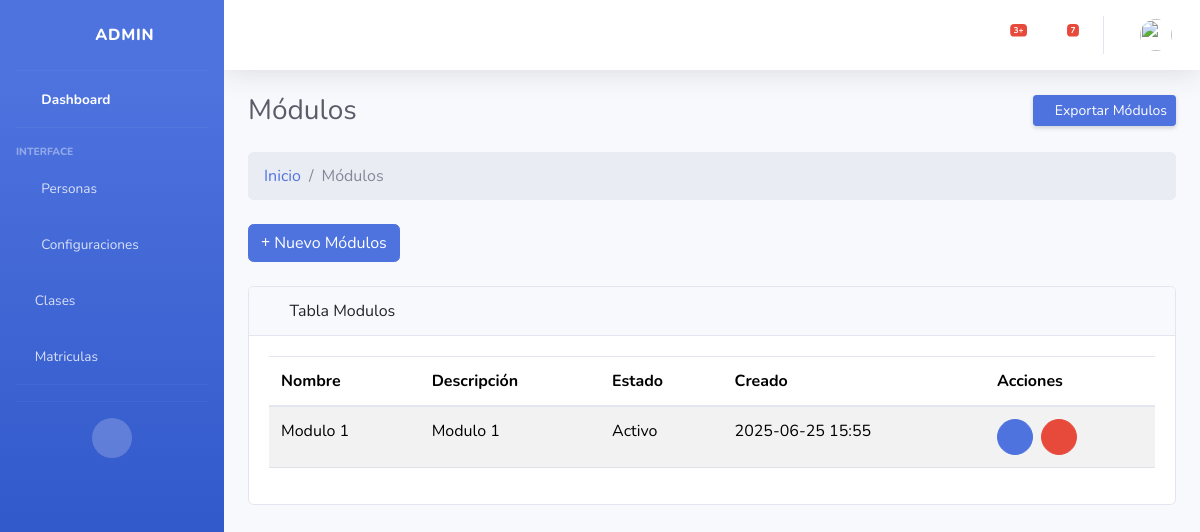
Screenshot of /modulo/ with the database file from the repository.
### Aplicaciones/core/models.py (models this page shows, shortened)
class Modulos(models.Model):
    mod_id = models.AutoField(primary_key=True)
    mod_nombre = models.CharField(max_length=50,null=False,unique=True,verbose_name="Nombre del modulo:")
    mod_descripcion = models.CharField(max_length=100,null=False,verbose_name="Descripción del modulo:")
    mod_estado = models.BooleanField(default=True,verbose_name='Estado:')
    mod_fecha_creacion = models.DateTimeField(auto_now_add=True,verbose_name='Creado el:')
    mod_fecha_actualizacion = models.DateTimeField(auto_now=True,verbose_name='Actualizado el:')

### Aplicaciones/core/views/crud_modulos_views.py (the view, shortened to what this page needs)
# urls.py: path('modulo/', crud_modulos_views.index, name='modulo_index'),
def index(request):
    modulos = Modulos.objects.all()
    form = ModulosForm()
    form_editar = None
    modulo_a_editar = None
    return render(request, 'modulo/index.html', {
        'modulos': modulos,
        'form': form,
        'form_editar': form_editar,
        'modulo_a_editar': modulo_a_editar
    })

### Aplicaciones/core/templates/modulo/Index.html (shortened to what this page needs)
{% extends "plantillas/MasterAdmin.html" %}
{% load static %}
{% block content %}
<div class="container-fluid ">
    <div class="d-sm-flex align-items-center justify-content-between mb-4">
        <h1 class="h3 mb-0 text-gray-800">Módulos</h1>
        <a href="#" class="d-none d-sm-inline-block btn btn-sm btn-primary shadow-sm"> Exportar Módulos </a>
    </div>
    <ol class="breadcrumb mb-4">
        <li class="breadcrumb-item"><a href="{% url 'core_admin' %}">Inicio</a></li>
        <li class="breadcrumb-item active">Módulos</li>
    </ol>
    <div class="mb-4">
        <a href="#" class="btn btn-primary" type="button" data-bs-toggle="modal" data-bs-target="#modalCrear"><i
                class="fas fa-plus"></i> Nuevo
            Módulos</a>
    </div>
    <div class="card mb-4">
        <div class="card-header">
            <i class="fas fa-table me-1"></i>
            Tabla Modulos
        </div>
        <div class="card-body">
            <div class="table-responsive">
                <table class="table table-striped" id="tbl-admin" width="100%" cellspacing="0">
                    <thead>
                        <tr>
                            <th>Nombre</th>
                            <th>Descripción</th>
                            <th>Estado</th>
                            <th>Creado</th>
                            <th>Acciones</th>
                        </tr>
                    </thead>
                    <tbody>
                        {% for modulo in modulos %}
                        <tr>
                            <td>{{ modulo.mod_nombre }}</td>
                            <td>{{ modulo.mod_descripcion }}</td>
                            <td>{{ modulo.mod_estado|yesno:"Activo,Inactivo" }}</td>
                            <td>{{ modulo.mod_fecha_creacion|date:"Y-m-d H:i" }}</td>
                            <td>
                                <div class="d-flex gap-2">
                                    <a href="#"
                                        class="btn btn-sm btn-primary rounded-circle d-flex align-items-center justify-content-center"
                                        style="width: 36px; height: 36px;" data-bs-toggle="modal"
                                        data-bs-target="#modalEditar{{ modulo.mod_id }}">
                                        <i class="fas fa-edit"></i>
                                    </a>
                                    <a href="#" class="btn btn-sm btn-danger rounded-circle d-flex align-items-center justify-content-center"
                                    style="width: 36px; height: 36px;" data-bs-toggle="modal" data-bs-target="#modalEliminar{{ modulo.mod_id }}">
                                    <i class="fas fa-trash-alt"></i>
                                    </a>
                                </div>
                            </td>
                        </tr>
                        {% empty %}
                        <tr>
                            <td colspan="6">No hay módulos registrados.</td>
                        </tr>
                        {% endfor %}
                    </tbody>
                </table>
            </div>
        </div>
        {% endblock %}

### Aplicaciones/core/templates/modulo/Index.html (style rules this page uses)
body { background-color: #f4f8ff; }

### rows the page displays
Modulos: mod_nombre "Modulo 1", mod_descripcion "Modulo 1", mod_estado "Activo", mod_fecha_creacion "2025-06-25 15:55"
